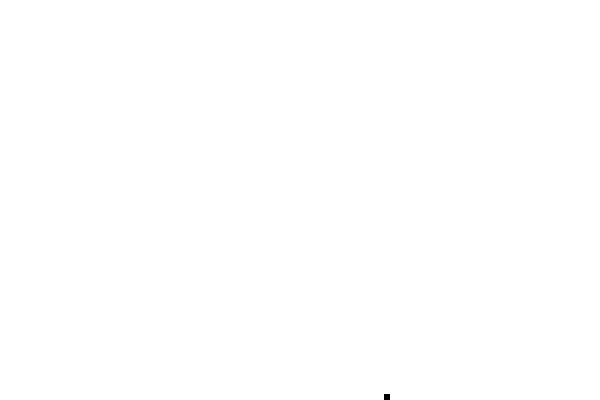
Frame 1 (no input)
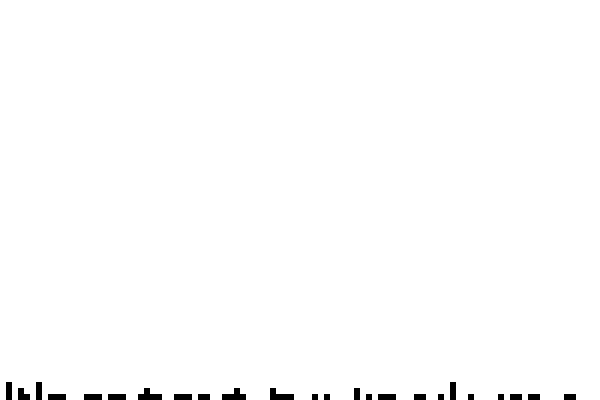
Frame 60 (the mouse pressed at the canvas centre just before this capture)
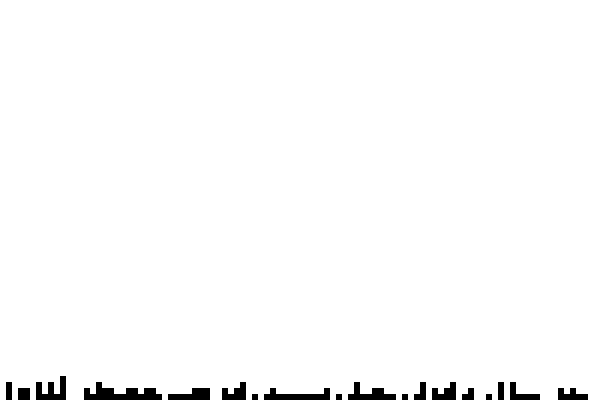
Frame 120 (the mouse held since frame 60 and released just before this capture)

The Processing sketch that drew these frames (run headless with seeded random() and noise(); from frame 60 on, the mouse is pressed at the canvas centre):

// Processing sketch: processing_63990
// ── processing_63990.pde

ArrayList<TheInt> list;

void setup() {
  size(600, 400);
  
  list = new ArrayList<TheInt>();
  
  fill(0);
  noStroke();
  smooth();
}

void draw() {
  background(255);
  
  list.add(new TheInt((int) random(0, 100)));
  
  int[] count = new int[100];
  
  for(int i = 0; i < list.size(); i ++) {
    count[list.get(i).value] ++;
  }
  
  for(int i = 0; i < count.length; i ++) {
    rect(i * 6, height, 6, -count[i] * 6);
  }
}

class TheInt{
  int value;
  
  TheInt(int v){
    value= v;
  }
}
